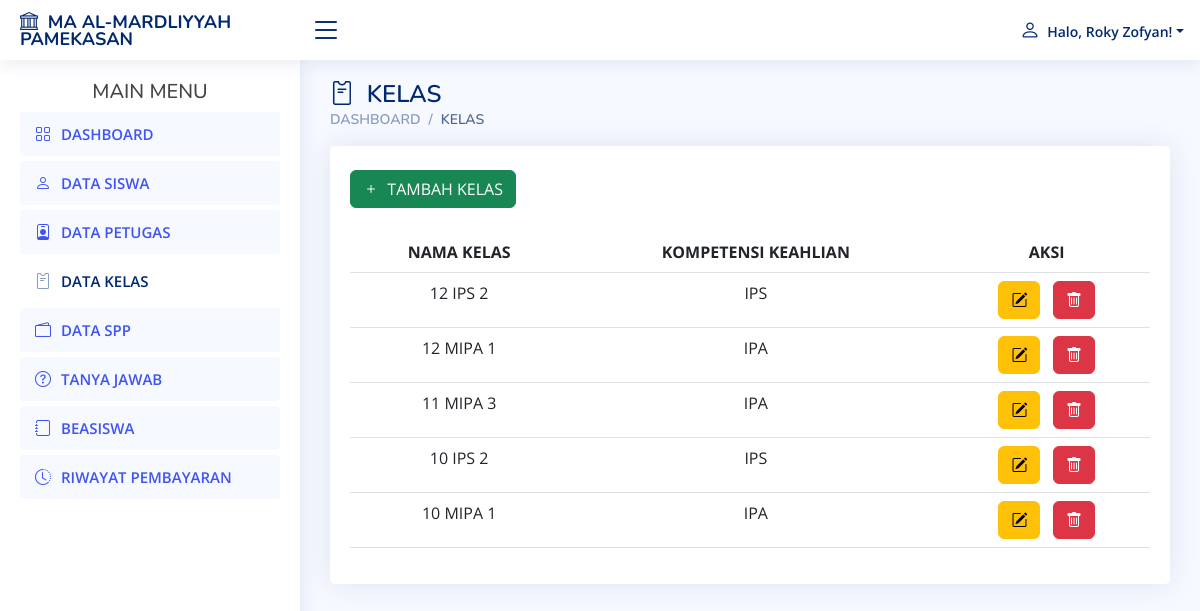
The app's page /admin/kelas.php (signed in) with its own data.
### tables this page shows
CREATE TABLE `petugas` (
  `id_petugas` int(11) NOT NULL,
  `username` varchar(25) NOT NULL,
  `password` varchar(32) NOT NULL,
  `nama_petugas` varchar(35) NOT NULL,
  `level` enum('admin','petugas') NOT NULL,
  `foto` varchar(255) NOT NULL
);

CREATE TABLE `kelas` (
  `id_kelas` int(11) NOT NULL,
  `nama_kelas` varchar(10) NOT NULL,
  `kompetensi_keahlian` varchar(50) NOT NULL
);

### admin/kelas.php (the view, shortened to what this page needs)
<?php
require "../db.php";
?>
<!DOCTYPE html>
<html lang="en">
    <head>
     <?php
        include 'aset.php'
     ?>
    </head>
    <body>
    	<?php require "atas.php"; ?>
        <?php require "menu.php"; ?>
        <main id="main" class="main">
            <div class="pagetitle">
            <h1><i class="bi bi-pass"></i>&nbsp; KELAS</h1>
                <nav>
                    <ol class="breadcrumb">
                        <li class="breadcrumb-item"><a href="index.php">DASHBOARD</a></li>
                        <li class="breadcrumb-item active">KELAS</li>
                    </ol>
                </nav>
            </div>
            <section class="section">
                <div class="row">
                    <div class="col-lg-12">
                        <div class="card">
                            <div class="card-body">
                            	<br>
                                <button type="button" class="btn btn-success" data-bs-toggle="modal" data-bs-target="#tambahData"><i class="bi bi-plus"></i>&nbsp; TAMBAH KELAS</button>
                                <br><br>
                                <table class="table datatable">
                                    <tr>
	                                    <th><center>NAMA KELAS</center></th>
	                                    <th><center>KOMPETENSI KEAHLIAN</center></th>
	                                    <th><center>AKSI</center></th>
                                    </tr>
                                    <?php
                                    $sql = mysqli_query($kon, "SELECT * FROM kelas ORDER BY id_kelas DESC");
                                    while ($gb = mysqli_fetch_array($sql))
                                    {
                                    ?>
                                    <tr>
                                        <td><center><?= $gb["nama_kelas"] ?></center></td>
                                        <td><center><?= $gb["kompetensi_keahlian"] ?></center></td>
                                        <td>
                                            <center>
                                            <button type="button" data-bs-toggle="modal" data-bs-target="#editData<?= $gb["id_kelas"] ?>" class="btn btn-warning"><i class="bi bi-pencil-square"></i></button>
                                            <button type="button" data-bs-toggle="modal" data-bs-target="#hapusData<?= $gb["id_kelas"] ?>" class="btn btn-danger"><i class="bi bi-trash"></i></button>
                                            </center>
                                        </td>
                                    </tr>
	                                <?php } ?>
                                </table>
                            </div>
                        </div>
                    </div>
                </div>
            </section>
        </main>
    </body>
</html>

### admin/atas.php (shortened to what this page needs)
<header id="header" class="header fixed-top d-flex align-items-center">
    <div class="d-flex align-items-center justify-content-between">
      <a href="index.php" class="logo d-flex align-items-center">
        <span class="d-none d-lg-block" style="font-size: 18px;"><i class="bi bi-bank"></i>&nbsp; MA AL-MARDLIYYAH PAMEKASAN</span>
      </a>
      <i class="bi bi-list toggle-sidebar-btn"></i>
    </div>
    <nav class="header-nav ms-auto">
      <ul class="d-flex align-items-center">
        <li class="nav-item dropdown pe-3">
          <a class="nav-link nav-profile d-flex align-items-center pe-0" href="#" data-bs-toggle="dropdown">
          <?php
            require "../db.php";
            $nisn = $_SESSION["admin"];
            $query = "SELECT nama_petugas FROM petugas WHERE id_petugas = ?";
            $stmt = mysqli_prepare($kon, $query);
            mysqli_stmt_bind_param($stmt, "s", $nisn);
            mysqli_stmt_execute($stmt);
            $result = mysqli_stmt_get_result($stmt);
            $row = mysqli_fetch_assoc($result);
            if ($row) {
                $nama_petugas = $row['nama_petugas'];
            } else {
                $nama_petugas = 'Petugas Tidak Ditemukan';
            }
            ?>            <span class="d-none d-md-block dropdown-toggle ps-2"><i style="font-size: 20px" class="bi bi-person"></i>&nbsp; Halo, <?= htmlspecialchars($nama_petugas) ?>!</span>
          </a>
        </li>
      </ul>
    </nav>
  </header>

### assets/css/style.css (style rules this page uses)
:root { scroll-behavior: smooth; }
body { font-family: "Open Sans", sans-serif; background: #f6f9ff; color: #444444; }
a { color: #4154f1; text-decoration: none; }
h1, h2, h3, h4, h5, h6 { font-family: "Nunito", sans-serif; }
#main { margin-top: 60px; padding: 20px 30px; transition: all 0.3s; }
.pagetitle { margin-bottom: 10px; }
.pagetitle h1 { font-size: 24px; margin-bottom: 0; font-weight: 600; color: #012970; }
.card { margin-bottom: 30px; border: none; border-radius: 5px; box-shadow: 0px 0 30px rgba(1, 41, 112, 0.1); }
.card-body { padding: 0 20px 20px 20px; }
.breadcrumb { font-size: 14px; font-family: "Nunito", sans-serif; color: #899bbd; font-weight: 600; }
.breadcrumb a { color: #899bbd; transition: 0.3s; }
.breadcrumb .breadcrumb-item::before { color: #899bbd; }
.breadcrumb .active { color: #51678f; font-weight: 600; }
.logo { line-height: 1; }
@media (min-width: 1200px) { .logo { width: 280px; } }
.logo span { font-size: 26px; font-weight: 700; color: #012970; font-family: "Nunito", sans-serif; }
.header { transition: all 0.5s; z-index: 997; height: 60px; box-shadow: 0px 2px 20px rgba(1, 41, 112, 0.1); background-color: #fff; padding-left: 20px; }
.header .toggle-sidebar-btn { font-size: 32px; padding-left: 10px; cursor: pointer; color: #012970; }
.header-nav ul { list-style: none; }
.header-nav>ul { margin: 0; padding: 0; }
.header-nav .nav-profile { color: #012970; }
.header-nav .nav-profile span { font-size: 14px; font-weight: 600; }
@media (min-width: 1200px) { #main, #footer { margin-left: 300px; } }

### records on screen
petugas: nama_petugas "Roky Zofyan"
kelas: nama_kelas "12 IPS 2", kompetensi_keahlian "IPS"
kelas: nama_kelas "12 MIPA 1", kompetensi_keahlian "IPA"
kelas: nama_kelas "11 MIPA 3", kompetensi_keahlian "IPA"
kelas: nama_kelas "10 IPS 2", kompetensi_keahlian "IPS"
kelas: nama_kelas "10 MIPA 1", kompetensi_keahlian "IPA"
